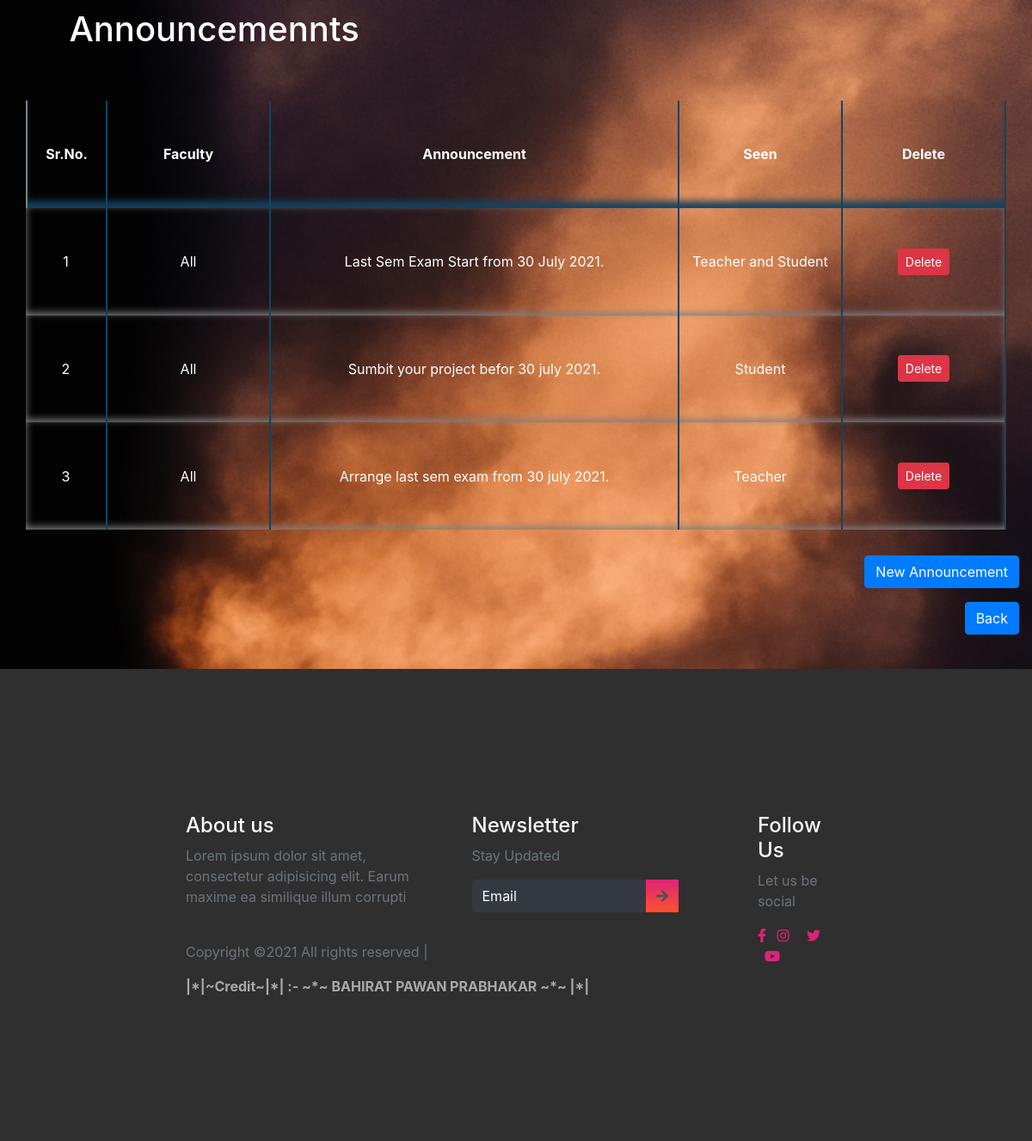
Page /announcement.php (signed in) on the committed database.
### tables this page shows
CREATE TABLE `announcement` (
  `id` int(11) NOT NULL,
  `faculty` varchar(10) NOT NULL,
  `data` text NOT NULL,
  `seen` varchar(20) NOT NULL
);

### announcement.php (the view, shortened to what this page needs)
<?php
$con = mysqli_connect('localhost','root', '', 'exam');
function showdata(){
    global $con;
    $query = "SELECT * FROM `announcement`";
    $run = mysqli_query($con,$query);
    if($run==TRUE){
        ?>
        <form action="#" method="post" class="col-md-12">
        <table id="datatableid" class="table-hover dable-dark" width="100%" height="auto" padding="20px" class="text-center col-md-12">
            <tr style="background: transparent; border-bottom: 2px inset silver; box-shadow: 0 -8px 8px inset #154360;"  height="50" class="col-md-12">
                <th style="border-right: 2px solid #154360; border-left: 2px solid grey;" align="center" class="col-md-1"><font color="white">Sr.No.</font></th>
                <th style="border-right: 2px solid #154360;" align="center" class="col-md-2"><font color="white">Faculty</font></th>
                <th style="border-right: 2px solid #154360;" align="center" class="col-md-5"><font color="white">Announcement</font></th>
                <th style="border-right: 2px solid #154360;" align="center" class="col-md-2"><font color="white">Seen</font></th>
                <th style="border-right: 2px solid #154360;" align="center" class="col-md-2"><font color="white">Delete</font></th>
            </tr>
        <?php
           $id=1;
        while($data = mysqli_fetch_assoc($run))
        {
            ?>
        <tr style="background:transparent; box-shadow: 0 -3px 8px inset grey;" height="50" class="col-md-12" height="40" class="col-md-12" >
            <td style="border-right: 2px solid #154360;" align="center" class="col-md-1"><font color="white"><?php echo $id; ?></font></td>
            <td style="border-right: 2px solid #154360;" align="center" class="col-md-2"><font color="white"><?php echo $data['faculty']; ?></font></td>
            <td style="border-right: 2px solid #154360;" align="center" class="col-md-5"><font color="white"><?php echo $data['data']; ?></font></td>
            <td style="border-right: 2px solid #154360;" align="center" class="col-md-2"><font color="white"><?php if($data['seen']=="Both"){echo "Teacher and Student";}else{echo $data['seen'];} ?></font></td>
            <td style="border-right: 2px solid #154360;" align="center" class="col-md-2"><button class="btn btn-danger btn-sm font"><a href="delete.php?id=<?php echo $data['id']; ?>& p=announcement" class="text-white">Delete</a></button> </td>
        </tr>
            <?php
           $id++;
        }
       ?></table></form>  <?php
        }else{
            echo "Error.. ";
        }
}
?>
<!DOCTYPE html>
<html lang="en">
<head>
    <link rel="stylesheet" href="https://stackpath.bootstrapcdn.com/bootstrap/4.3.1/css/bootstrap.min.css"
 />
    <link rel="stylesheet" href="https://use.fontawesome.com/releases/v5.7.2/css/all.css"
>
    <link rel="stylesheet" href="./stylesheet.css" />
    <link rel="stylesheet" href="./mobile-style.css">
      <link rel="stylesheet" href="https://cdnjs.cloudflare.com/ajax/libs/font-awesome/5.15.3/css/all.min.css"/>
    <link rel="stylesheet" href="https://cdn.datatables.net/1.10.25/css/dataTables.bootstrap5.min.css">
</head>
<body>
    <header style="background-image: url(img/bg24.jpg); background-size: cover;">
    <div class="container-fluid p-0">
     <nav class="navbar">
    <div class="content">
      <div class="logo ">
     <h1 class="text-white"> Announcemennts </h1>
      </div>
    </div>
  </nav>
    </div>
    <div class="container text-center col-sm-12 col-lg-12 col-md-12">
      <div class="row">
        <div class="col-lg-12 col-md-12  text-white">
<div style="background:transparent;" class="rounded">
      <?php showdata(); ?> </div>
      <br>
              <p align="right"><a class="btn btn-md btn-primary" style="cursor: pointer;" data-toggle="modal" data-target="#exampleModal"> New Announcement </a></p>
            <p align="right"><a href="admin.php" class="btn btn-md btn-primary" style="cursor: pointer;"> Back </a></p><br>
  </div>
        </div>
        </div>
  </header>
    <footer>
    <div class="container-fluid p-0">
      <div class="row text-left">
        <div class="col-md-5 col-sm-5">
          <h4 class="text-light">About us</h4>
          <p class="text-muted">Lorem ipsum dolor sit amet, consectetur adipisicing elit. Earum maxime ea similique illum corrupti</p>
          <p class="pt-4 text-muted">Copyright ©2021 All rights reserved |
          </p>
        </div>
        <div class="col-md-5 col-sm-12">
          <h4 class="text-light">Newsletter</h4>
          <p class="text-muted">Stay Updated</p>
          <form class="form-inline">
            <div class="col pl-0">
              <div class="input-group pr-5">
                <input type="text" class="form-control bg-dark text-white" id="inlineFormInputGroupUsername2" placeholder="Email">
                <div class="input-group-prepend">
                  <div class="input-group-text">
                    <i class="fas fa-arrow-right"></i>
                  </div>
                </div>
              </div>
            </div>
          </form>
        </div>
        <div class="col-md-2 col-sm-12">
          <h4 class="text-light">Follow Us</h4>
          <p class="text-muted">Let us be social</p>
          <div class="column text-light">
            <i class="fab fa-facebook-f"></i>
            <i class="fab fa-instagram"></i>
            <i class="fab fa-twitter"></i>
            <i class="fab fa-youtube"></i>
          </div>
        </div>
      </div>
        <marquee style="color:#A9A9A9;" behavior=""><strong> |*|~Credit~|*| :- ~*~ BAHIRAT PAWAN PRABHAKAR ~*~ |*|</strong></marquee>
    </div>
  </footer>
</body>
</html>

### stylesheet.css (style rules this page uses)
* { box-sizing: border-box; }
.content { max-width: 1250px; margin-left:8%; }
.navbar { position: fixed; width: 100%; z-index: 2; padding: 10px 0; transition: all 0.3s ease; }
.navbar .content { display: flex; align-items: center; justify-content: space-between; margin-left:1.7%; }
@media (max-width: 1230px) { .content { padding: 0 60px; } }
header, section { overflow-x: hidden; }
:root { --Sniglet-font: "Sniglet", cursive; --Rubik: "Rubik", cursive; --Patua: "Patua One", cursive; --Lobster: "lobster", cursive; --light-black: #2e2c2caf; --bggradient: linear-gradient(to bottom, #dd2476, #ff512f); --light-gray: rgba(255, 255, 255, 0.877); }
header .row .col-md-5 { padding: 4.2vmin 1vmin; }
header { background: #ff512f; background: var(--bggradient); }
footer { background: rgba(0, 0, 0, 0.815); overflow-x: hidden; padding: 14vmin 18vmin; }
footer input { border: none !important; }
footer input::placeholder { color: white !important; }
footer .input-group .input-group-text { background: var(--bggradient); border: none; }
footer .column i { color: #dd2476; }
footer .column i + i { padding: 0 0.5em; }

### rows in the picture
announcement: faculty "All", data "Last Sem Exam Start from 30 July 2021.", seen "Teacher and Student"
announcement: faculty "All", data "Sumbit your project befor 30 july 2021.", seen "Student"
announcement: faculty "All", data "Arrange last sem exam from 30 july 2021.", seen "Teacher"
